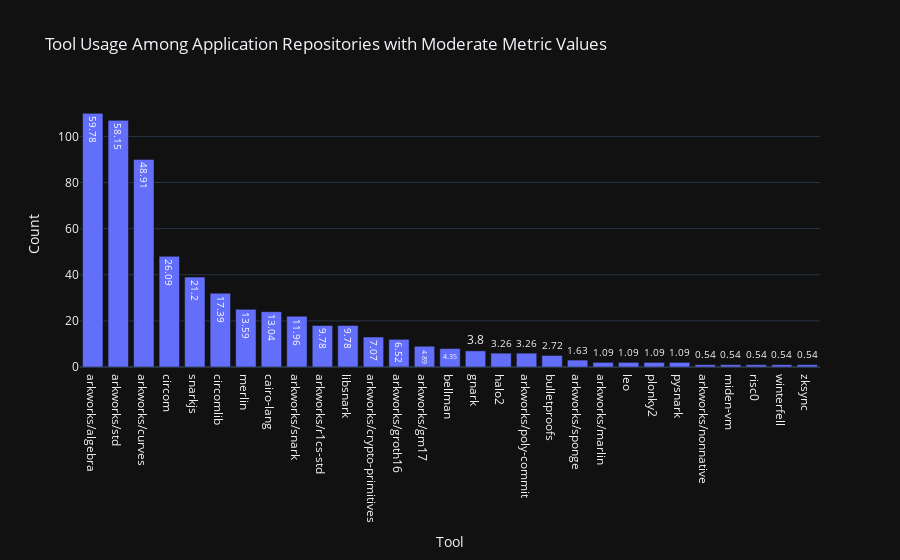

The notebook cell this image was saved under:
### Markdown cell above
#### Tool Usage Among Applications with Moderate Metric Ranges

### Code cell
average_apps = combined[combined['AuthorCount'] > 1]
average_apps = average_apps[average_apps['AuthorCount'] < 53]
average_apps = average_apps[average_apps['CommitCount'] < 3998]
average_apps = average_apps[average_apps['Age'] > 365]
average_apps = average_apps[average_apps['Age'] < 1532]
average_app_tools = average_apps.explode('Tool')
average_app_tools['Tool'] = average_app_tools['Tool'].str.replace('‘', '')
average_app_tools = average_app_tools.groupby('Tool')['UniqueID'].count().reset_index()
average_app_tools.rename(columns={'UniqueID': 'Count'}, inplace=True)

average_app_tools['Percentage'] = np.round(((average_app_tools['Count'] / average_apps['UniqueID'].nunique()) * 100), 2)

average_app_tools[['Tool', 'Percentage']].sort_values('Percentage', ascending=False)
fig = px.bar(average_app_tools.sort_values('Count', ascending=False),  
            x='Tool', 
            y='Count',
            title='Tool Usage Among Application Repositories with Moderate Metric Values',
            template='plotly_dark', 
            text='Percentage'
            )

fig.show()

### Figure 1 — Plotly figure (JSON) as saved in the notebook; plotly's stock layout.template omitted (floating-point values rounded to 4 significant figures)
{"data": [{"alignmentgroup": "True", "hovertemplate": "Tool=%{x}<br>Count=%{y}<br>Percentage=%{text}<extra></extra>", "legendgroup": "", "marker": {"color": "#636efa", "pattern": {"shape": ""}}, "name": "", "offsetgroup": "", "orientation": "v", "showlegend": false, "text": [59.78, 58.15, 48.91, 26.09, 21.2, 17.39, 13.59, 13.04, 11.96, 9.78, 9.78, 7.07, 6.52, 4.89, 4.35, 3.8, 3.26, 3.26, 2.72, 1.63, 1.09, 1.09, 1.09, 1.09, 0.54, 0.54, 0.54, 0.54, 0.54], "textposition": "auto", "type": "bar", "x": ["arkworks/algebra", "arkworks/std", "arkworks/curves", "circom", "snarkjs", "circomlib", "merlin", "cairo-lang", "arkworks/snark", "arkworks/r1cs-std", "libsnark", "arkworks/crypto-primitives", "arkworks/groth16", "arkworks/gm17", "bellman", "gnark", "halo2", "arkworks/poly-commit", "bulletproofs", "arkworks/sponge", "arkworks/marlin", "leo", "plonky2", "pysnark", "arkworks/nonnative", "miden-vm", "risc0", "winterfell", "zksync"], "xaxis": "x", "y": [110, 107, 90, 48, 39, 32, 25, 24, 22, 18, 18, 13, 12, 9, 8, 7, 6, 6, 5, 3, 2, 2, 2, 2, 1, 1, 1, 1, 1], "yaxis": "y"}], "layout": {"barmode": "relative", "legend": {"tracegroupgap": 0}, "title": {"text": "Tool Usage Among Application Repositories with Moderate Metric Values"}, "xaxis": {"anchor": "y", "domain": [0, 1], "title": {"text": "Tool"}}, "yaxis": {"anchor": "x", "domain": [0, 1], "title": {"text": "Count"}}}}
